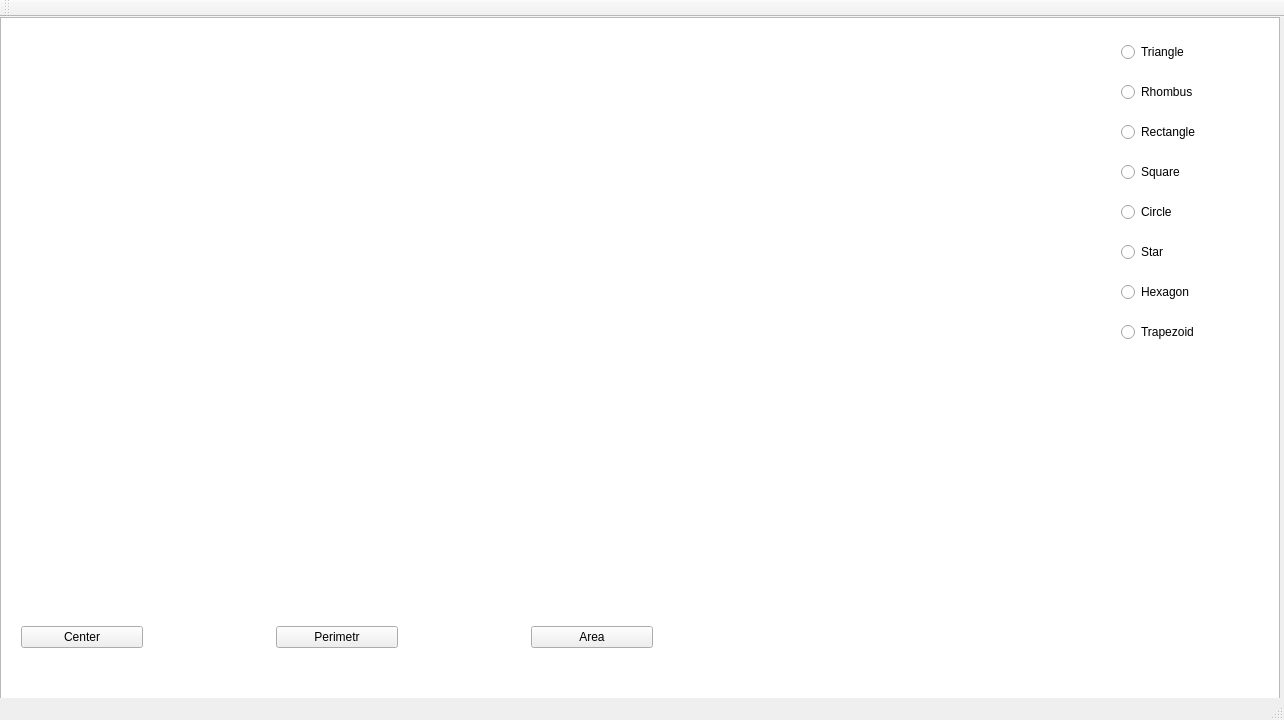
<?xml version="1.0" encoding="UTF-8"?>
<ui version="4.0">
 <class>FiguresClass</class>
 <widget class="QMainWindow" name="FiguresClass">
  <property name="geometry">
   <rect>
    <x>0</x>
    <y>0</y>
    <width>1284</width>
    <height>720</height>
   </rect>
  </property>
  <property name="windowTitle">
   <string>Figures</string>
  </property>
  <widget class="QWidget" name="centralWidget">
   <widget class="QGraphicsView" name="graphicsView">
    <property name="geometry">
     <rect>
      <x>0</x>
      <y>0</y>
      <width>1280</width>
      <height>691</height>
     </rect>
    </property>
   </widget>
   <widget class="QWidget" name="verticalLayoutWidget">
    <property name="geometry">
     <rect>
      <x>1110</x>
      <y>0</y>
      <width>161</width>
      <height>351</height>
     </rect>
    </property>
    <layout class="QVBoxLayout" name="verticalLayout">
     <item>
      <widget class="QRadioButton" name="radioButtonTriangle">
       <property name="text">
        <string>Triangle</string>
       </property>
      </widget>
     </item>
     <item>
      <widget class="QRadioButton" name="radioButtonRhombus">
       <property name="text">
        <string>Rhombus</string>
       </property>
      </widget>
     </item>
     <item>
      <widget class="QRadioButton" name="radioButtonRectangle">
       <property name="text">
        <string>Rectangle</string>
       </property>
      </widget>
     </item>
     <item>
      <widget class="QRadioButton" name="radioButtonSquare">
       <property name="text">
        <string>Square</string>
       </property>
      </widget>
     </item>
     <item>
      <widget class="QRadioButton" name="radioButtonCircle">
       <property name="text">
        <string>Circle</string>
       </property>
      </widget>
     </item>
     <item>
      <widget class="QRadioButton" name="radioButton_5">
       <property name="text">
        <string>Star </string>
       </property>
      </widget>
     </item>
     <item>
      <widget class="QRadioButton" name="radioButtonHexagon">
       <property name="text">
        <string>Hexagon </string>
       </property>
      </widget>
     </item>
     <item>
      <widget class="QRadioButton" name="radioButton_9">
       <property name="text">
        <string>Trapezoid </string>
       </property>
      </widget>
     </item>
    </layout>
   </widget>
   <widget class="QWidget" name="horizontalLayoutWidget">
    <property name="geometry">
     <rect>
      <x>10</x>
      <y>580</y>
      <width>781</width>
      <height>80</height>
     </rect>
    </property>
    <layout class="QHBoxLayout" name="horizontalLayout">
     <item>
      <widget class="QPushButton" name="pushButtonCenter">
       <property name="text">
        <string>Center</string>
       </property>
      </widget>
     </item>
     <item>
      <widget class="QLabel" name="label">
       <property name="text">
        <string/>
       </property>
      </widget>
     </item>
     <item>
      <widget class="QPushButton" name="pushButtonPerimetr">
       <property name="text">
        <string>Perimetr</string>
       </property>
      </widget>
     </item>
     <item>
      <widget class="QLabel" name="label_2">
       <property name="text">
        <string/>
       </property>
      </widget>
     </item>
     <item>
      <widget class="QPushButton" name="pushButtonArea">
       <property name="text">
        <string>Area</string>
       </property>
      </widget>
     </item>
     <item>
      <widget class="QLabel" name="label_3">
       <property name="text">
        <string/>
       </property>
      </widget>
     </item>
    </layout>
   </widget>
  </widget>
  <widget class="QMenuBar" name="menuBar">
   <property name="geometry">
    <rect>
     <x>0</x>
     <y>0</y>
     <width>1284</width>
     <height>22</height>
    </rect>
   </property>
  </widget>
  <widget class="QToolBar" name="mainToolBar">
   <attribute name="toolBarArea">
    <enum>TopToolBarArea</enum>
   </attribute>
   <attribute name="toolBarBreak">
    <bool>false</bool>
   </attribute>
  </widget>
  <widget class="QStatusBar" name="statusBar"/>
 </widget>
 <layoutdefault spacing="6" margin="11"/>
 <resources>
  <include location="Figures.qrc"/>
 </resources>
 <connections/>
</ui>
